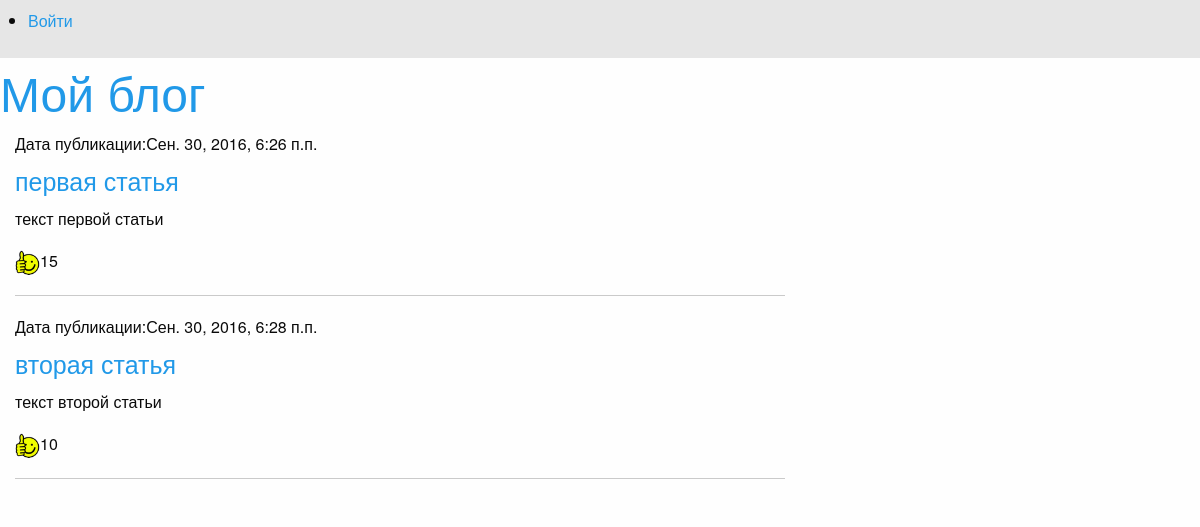
Screenshot of /basicview/articles/all/ with the database file from the repository.
### article/models.py (models this page shows)
class Article(models.Model):
    class Meta():
        db_table = "article"
    article_title = models.CharField(max_length=200)
    article_text = models.TextField()
    article_date = models.DateTimeField()
    article_likes = models.IntegerField(default=0)

### article/views.py (the view)
# urls.py: url(r'^articles/get/(?P<article_id>\d+)/$', views.article, name='article'),
def articles(request):
    return render_to_response('articles.html', {'articles': Article.objects.all(), 'username': auth.get_user(request).username})

### article/templates/articles.html
{% extends 'main.html' %}
{% load static %}
{% block article %}
    <div class="large-8 column">
{% for article in articles %}
    <h6>Дата публикации:{{ article.article_date }}</h6>
    <h4><a href="/articles/get/{{ article.id }}">{{ article.article_title }}</a></h4>
    <p>{{ article.article_text }}</p>
    <p><a href="/articles/addlike/{{ article.id }}/"><img src="{% static "like40x40.png" %}" width="25px" height="25px" alt="My image"/></a>{{ article.article_likes }}</p>
    <hr>
{% endfor %}
    </div>
{% endblock %}

### templates/main.html (shortened to what this page needs)
{% load static %}
<!DOCTYPE html>
<html lang="ru">
<head>
    <link rel="stylesheet" type="text/css" href="{% static "static/css/foundation.css" %}">
</head>
<body>
<div class="top-bar">
    <section class="top-bar-section">
        <ul class="right">
            {% if username %}
                <li><a href="/auth/logout/">Выйти ({{ username }})</a></li>
            {% else %}
                <li><a href="/auth/login/">Войти</a></li>
            {% endif %}
        </ul>
    </section>
</div>
    <h1><a href="/">Мой блог</a></h1>
<div class="row">
{% block article %}{% endblock %}
</div>
</body>
</html>

### rows the page displays
Article: article_date "Сен. 30, 2016, 6:26 п.п.", article_title "первая статья", article_text "текст первой статьи", article_likes "15"
Article: article_date "Сен. 30, 2016, 6:28 п.п.", article_title "вторая статья", article_text "текст второй статьи", article_likes "10"
